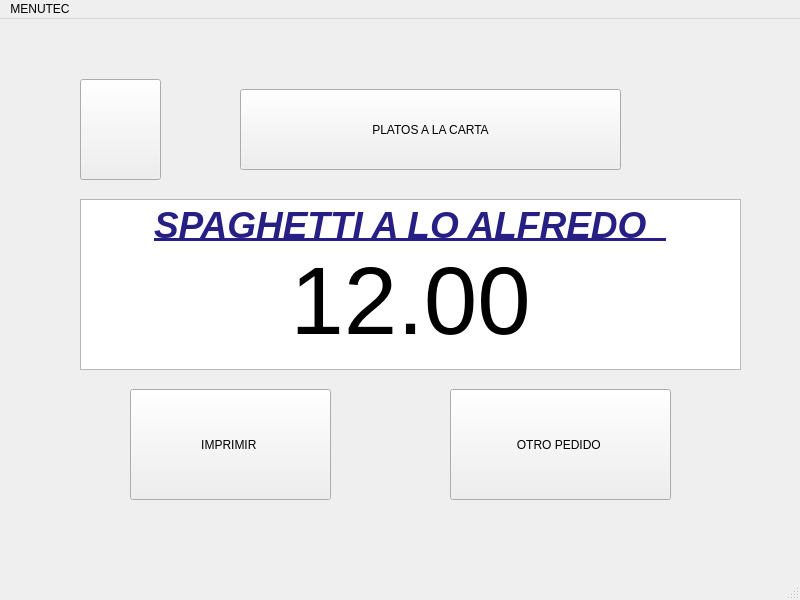
<?xml version="1.0" encoding="UTF-8"?>
<ui version="4.0">
 <class>pc3Window</class>
 <widget class="QMainWindow" name="pc3Window">
  <property name="geometry">
   <rect>
    <x>0</x>
    <y>0</y>
    <width>800</width>
    <height>600</height>
   </rect>
  </property>
  <property name="windowTitle">
   <string>MainWindow</string>
  </property>
  <widget class="QWidget" name="centralwidget">
   <widget class="QTextEdit" name="textEdit_2">
    <property name="geometry">
     <rect>
      <x>80</x>
      <y>180</y>
      <width>661</width>
      <height>171</height>
     </rect>
    </property>
    <property name="html">
     <string>&lt;!DOCTYPE HTML PUBLIC &quot;-//W3C//DTD HTML 4.0//EN&quot; &quot;http://www.w3.org/TR/REC-html40/strict.dtd&quot;&gt;
&lt;html&gt;&lt;head&gt;&lt;meta name=&quot;qrichtext&quot; content=&quot;1&quot; /&gt;&lt;style type=&quot;text/css&quot;&gt;
p, li { white-space: pre-wrap; }
&lt;/style&gt;&lt;/head&gt;&lt;body style=&quot; font-family:'Ubuntu'; font-size:11pt; font-weight:400; font-style:normal;&quot;&gt;
&lt;p align=&quot;center&quot; style=&quot; margin-top:0px; margin-bottom:0px; margin-left:0px; margin-right:0px; -qt-block-indent:0; text-indent:0px;&quot;&gt;&lt;span style=&quot; font-size:28pt; font-weight:600; font-style:italic; text-decoration: underline; color:#281f84;&quot;&gt;SPAGHETTI A LO ALFREDO  &lt;/span&gt;&lt;/p&gt;
&lt;p align=&quot;center&quot; style=&quot; margin-top:0px; margin-bottom:0px; margin-left:0px; margin-right:0px; -qt-block-indent:0; text-indent:0px;&quot;&gt;&lt;span style=&quot; font-size:72pt;&quot;&gt;12.00&lt;/span&gt;&lt;/p&gt;&lt;/body&gt;&lt;/html&gt;</string>
    </property>
   </widget>
   <widget class="QPushButton" name="btnIzquierda43">
    <property name="geometry">
     <rect>
      <x>80</x>
      <y>60</y>
      <width>81</width>
      <height>101</height>
     </rect>
    </property>
    <property name="text">
     <string/>
    </property>
    <property name="icon">
     <iconset>
      <normaloff>flecha-hacia-la-izquierda-antes-de-icono-4330-128.png</normaloff>flecha-hacia-la-izquierda-antes-de-icono-4330-128.png</iconset>
    </property>
    <property name="iconSize">
     <size>
      <width>100</width>
      <height>100</height>
     </size>
    </property>
   </widget>
   <widget class="QPushButton" name="btnImprimir43">
    <property name="geometry">
     <rect>
      <x>130</x>
      <y>370</y>
      <width>201</width>
      <height>111</height>
     </rect>
    </property>
    <property name="text">
     <string>IMPRIMIR </string>
    </property>
   </widget>
   <widget class="QPushButton" name="btnPlatosalacarta3">
    <property name="geometry">
     <rect>
      <x>240</x>
      <y>70</y>
      <width>381</width>
      <height>81</height>
     </rect>
    </property>
    <property name="text">
     <string>PLATOS A LA CARTA</string>
    </property>
    <property name="icon">
     <iconset>
      <normaloff>UTEC.png</normaloff>UTEC.png</iconset>
    </property>
   </widget>
   <widget class="QPushButton" name="btnPedido43">
    <property name="geometry">
     <rect>
      <x>450</x>
      <y>370</y>
      <width>221</width>
      <height>111</height>
     </rect>
    </property>
    <property name="text">
     <string>OTRO PEDIDO </string>
    </property>
   </widget>
  </widget>
  <widget class="QMenuBar" name="menubar">
   <property name="geometry">
    <rect>
     <x>0</x>
     <y>0</y>
     <width>800</width>
     <height>25</height>
    </rect>
   </property>
   <widget class="QMenu" name="menuMENUTEC">
    <property name="title">
     <string>MENUTEC</string>
    </property>
   </widget>
   <addaction name="menuMENUTEC"/>
  </widget>
  <widget class="QStatusBar" name="statusbar"/>
 </widget>
 <resources/>
 <connections/>
</ui>
